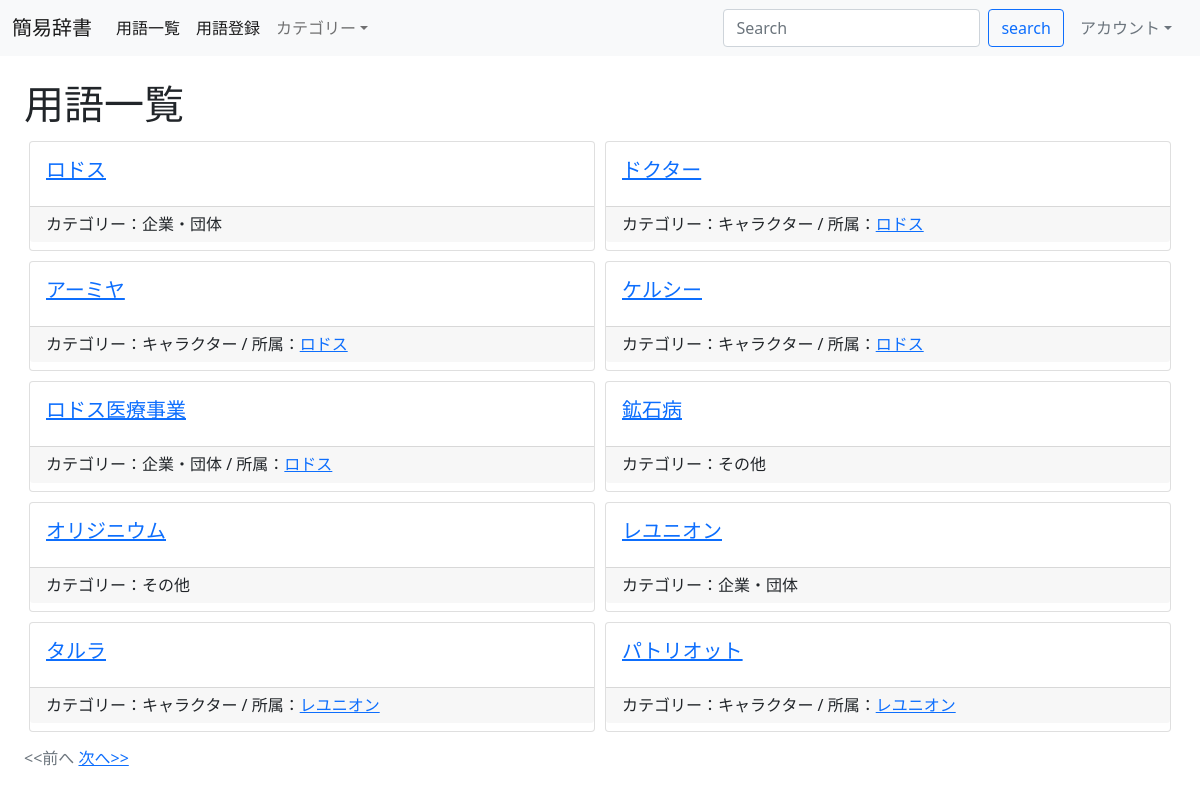
The page / on the database its author committed.
### dictionary/models.py (models this page shows, shortened)
class Dictionary(models.Model):
    title = models.CharField(max_length=100, unique=True, primary_key=True)
    member = models.CharField(max_length=100, null=True, blank=True)
    text = models.TextField()
    thumbnail = models.ImageField(null=True, blank=True)
    category = models.CharField(
        max_length=100,
        choices=CATEGORY
    )

### dictionary/views.py (the view)
# urls.py: path('', views.index_view,name='index'),
def index_view(request):
    object_list = Dictionary.objects.all()
    paginator = Paginator(object_list, ITEM_PER_PAGE)
    page_number = request.GET.get('page', 1)
    page_obj = paginator.page(page_number)
    return render(request, 'dictionary/index.html', {'page_obj':page_obj})

### dictionary/templates/dictionary/index.html (shortened to what this page needs)
{% extends 'base.html' %}
{% block h1 %}用語一覧{% endblock %}
{% block content %}
    {% for item in page_obj %}
        <div class="card">
            <div class="card-body">
                <h5 class="card-title"><a href="{% url 'detail-dictionary' item.title %}">{{ item.title }}</a> </h5>
            </div>
            <h6 class="card-footer">カテゴリー：<a class="link-dark text-decoration-none" href="{% url 'category-dictionary' item.category %}">{{ item.category }}</a>{% if item.member %} / 所属：{{ item.member | safe }}{% endif %}</h6>
        </div>
    {% endfor %}
    <footer>
        {% include 'dictionary/components/pagination.html' %}
    </footer>
{% endblock %}

### dictionary/templates/base.html (shortened to what this page needs)
{% load static %}
<!DOCTYPE html>
<html lang="en">
    <head>
        <link href="https://cdn.jsdelivr.net/npm/bootstrap@5.1.3/dist/css/bootstrap.min.css" rel="stylesheet">
        <link rel="stylesheet" type="text/css"　href="{% static 'dictionary/css/style.css' %}">
    </head>
    <body>
        <nav class="navbar navbar-expand-xl navbar-light bg-light">
            <div class="container-fluid">
                <a class="navbar-brand" href="{% url 'index' %}">簡易辞書</a>
                <div class="collapse navbar-collapse show" id="navbarBasic">
                    <ul class="navbar-nav me-auto mb-2 mb-xl-0">
                        <li class="nav-item">
                            <a class="nav-link active" href="{% url 'list-dictionary' %}">用語一覧</a>
                        </li>
                        <li class="nav-item">
                            <a class="nav-link active" href="{% url 'create-dictionary' %}">用語登録</a>
                        </li>
                        <li class="nav-item dropdown">
                            <a class="nav-link dropdown-toggle" href="#" id="navbarDropdown" role="button" data-bs-toggle="dropdown" aria-expanded="false">カテゴリー</a>
                        </li>
                    </ul>
                    <form class="d-flex" method="GET" action="{% url 'search-dictionary' %}">
                        <input class="form-control me-2" type="search" placeholder="Search" aria-label="Search" name="query">
                        <button class="btn btn-outline-primary" type="submit">search</button>
                    </form>
                    <a class="nav-link dropdown-toggle text-secondary" href="#" id="accountDropdown" role="button" data-bs-toggle="dropdown" aria-expanded="false">アカウント</a>
                </div>
            </div>
        </nav>
        <div class="p-4">
            <h1>{% block h1 %}{% endblock %}</h1>
            {% block content%}{% endblock %}
        </div>
    </body>
</html>

### dictionary/templates/dictionary/components/pagination.html
{% if page_obj.has_other_pages %}
    <ul class="list-unstyled m-0 d-fex justify-content-between">
        {% if page_obj.has_previous %}
            <li class="inline-li"><a href="?page={{ page_obj.previous_page_number }}">&lt;&lt;前へ</a></li>
        {% else %}
            <li class="text-muted inline-li">&lt;&lt;前へ</li>
        {% endif %}
        {% if page_obj.has_next %}
            <li class="inline-li"><a href="?page={{ page_obj.next_page_number }}">次へ&gt;&gt;</a></li>
        {% else %}
            <li class="text-muted inline-li">次へ&gt;&gt;</li>
        {% endif %}
    </ul>
{% endif %}

### dictionary/templates/base.html (style rules this page uses)
.card { margin: 5px; float: left; width: calc(50% - 10px); }
.inline-li { display: inline; }
footer { position: absolute; bottom: 30px; }

### rows shown on the page
Dictionary: title "ロドス", category "企業・団体"
Dictionary: title "ドクター", category "キャラクター", member "ロドス"
Dictionary: title "アーミヤ", category "キャラクター", member "ロドス"
Dictionary: title "ケルシー", category "キャラクター", member "ロドス"
Dictionary: title "ロドス医療事業", category "企業・団体", member "ロドス"
Dictionary: title "鉱石病", category "その他"
Dictionary: title "オリジニウム", category "その他"
Dictionary: title "レユニオン", category "企業・団体"
Dictionary: title "タルラ", category "キャラクター", member "レユニオン"
Dictionary: title "パトリオット", category "キャラクター", member "レユニオン"
